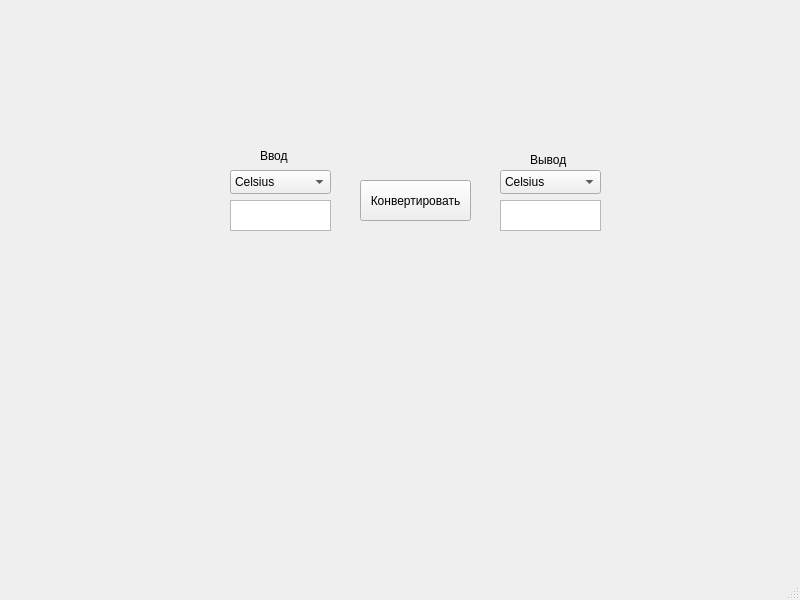
<?xml version="1.0" encoding="UTF-8"?>
<ui version="4.0">
 <class>MainWindow</class>
 <widget class="QMainWindow" name="MainWindow">
  <property name="geometry">
   <rect>
    <x>0</x>
    <y>0</y>
    <width>800</width>
    <height>600</height>
   </rect>
  </property>
  <property name="windowTitle">
   <string>MainWindow</string>
  </property>
  <widget class="QWidget" name="centralwidget">
   <widget class="QLabel" name="label">
    <property name="geometry">
     <rect>
      <x>260</x>
      <y>140</y>
      <width>31</width>
      <height>31</height>
     </rect>
    </property>
    <property name="autoFillBackground">
     <bool>false</bool>
    </property>
    <property name="text">
     <string>Ввод</string>
    </property>
   </widget>
   <widget class="QComboBox" name="comboBox">
    <property name="geometry">
     <rect>
      <x>230</x>
      <y>170</y>
      <width>101</width>
      <height>24</height>
     </rect>
    </property>
    <item>
     <property name="text">
      <string>Celsius</string>
     </property>
    </item>
    <item>
     <property name="text">
      <string>Fahrenheit</string>
     </property>
    </item>
    <item>
     <property name="text">
      <string>Kelvin</string>
     </property>
    </item>
    <item>
     <property name="text">
      <string>Reaumur</string>
     </property>
    </item>
   </widget>
   <widget class="QTextEdit" name="textEdit">
    <property name="geometry">
     <rect>
      <x>230</x>
      <y>200</y>
      <width>101</width>
      <height>31</height>
     </rect>
    </property>
   </widget>
   <widget class="QPushButton" name="pushButton">
    <property name="geometry">
     <rect>
      <x>360</x>
      <y>180</y>
      <width>111</width>
      <height>41</height>
     </rect>
    </property>
    <property name="text">
     <string>Конвертировать</string>
    </property>
   </widget>
   <widget class="QComboBox" name="comboBox_2">
    <property name="geometry">
     <rect>
      <x>500</x>
      <y>170</y>
      <width>101</width>
      <height>24</height>
     </rect>
    </property>
    <item>
     <property name="text">
      <string>Celsius</string>
     </property>
    </item>
    <item>
     <property name="text">
      <string>Fahrenheit</string>
     </property>
    </item>
    <item>
     <property name="text">
      <string>Kelvin</string>
     </property>
    </item>
    <item>
     <property name="text">
      <string>Reaumur</string>
     </property>
    </item>
   </widget>
   <widget class="QLabel" name="label_2">
    <property name="geometry">
     <rect>
      <x>530</x>
      <y>150</y>
      <width>41</width>
      <height>20</height>
     </rect>
    </property>
    <property name="text">
     <string>Вывод</string>
    </property>
   </widget>
   <widget class="QTextEdit" name="textEdit_2">
    <property name="geometry">
     <rect>
      <x>500</x>
      <y>200</y>
      <width>101</width>
      <height>31</height>
     </rect>
    </property>
   </widget>
   <widget class="QLabel" name="label_3">
    <property name="geometry">
     <rect>
      <x>340</x>
      <y>270</y>
      <width>161</width>
      <height>61</height>
     </rect>
    </property>
    <property name="text">
     <string/>
    </property>
   </widget>
  </widget>
  <widget class="QMenuBar" name="menubar">
   <property name="geometry">
    <rect>
     <x>0</x>
     <y>0</y>
     <width>800</width>
     <height>21</height>
    </rect>
   </property>
  </widget>
  <widget class="QStatusBar" name="statusbar"/>
 </widget>
 <resources/>
 <connections/>
</ui>
